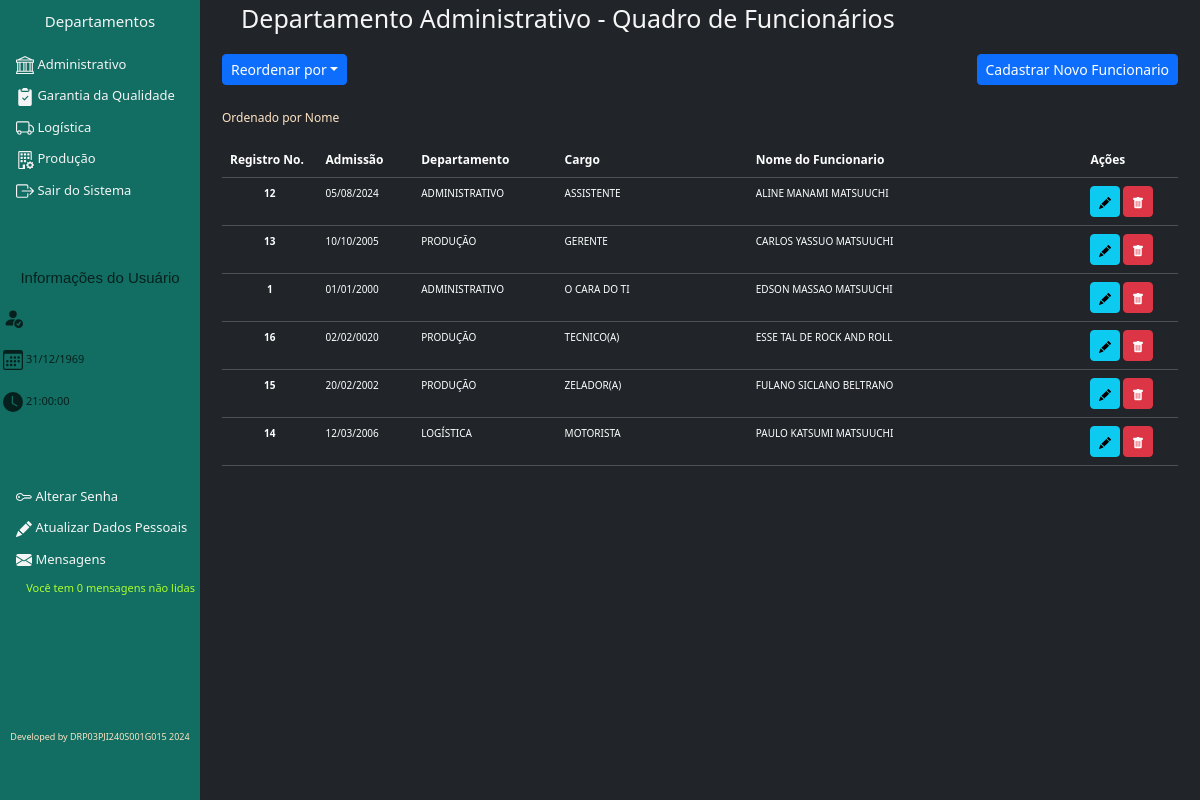
Screenshot of /06QuadroFuncionarios.php with the database file from the repository.
### tables this page shows
CREATE TABLE `quadro_funcionarios` (
  `ID_FUNCIONARIO` int(11) NOT NULL,
  `NOME_FUNCIONARIO` varchar(120) NOT NULL,
  `DATA_ADMISSAO` date NOT NULL,
  `CARGO` varchar(45) NOT NULL,
  `DEPARTAMENTO` varchar(45) NOT NULL,
  `CREDENCIAL` int(2) NOT NULL,
  `USUARIO` varchar(15) NOT NULL,
  `SENHA` varchar(6) NOT NULL,
  `ID_USUARIO` varchar(220) NOT NULL,
  `SENHA_USUARIO` varchar(220) NOT NULL,
  `DATA_NASCIMENTO` date NOT NULL,
  `CPF` varchar(14) DEFAULT NULL,
  `RG` varchar(12) DEFAULT NULL,
  `TELEFONE` varchar(15) DEFAULT NULL,
  `EMAIL` varchar(100) DEFAULT NULL,
  `RUA_RES` varchar(100) DEFAULT NULL,
  `NUM_RES` varchar(10) DEFAULT NULL,
  `COMPLEMENTO` varchar(45) DEFAULT NULL,
  `BAIRRO` varchar(75) DEFAULT NULL,
  `CIDADE` varchar(75) DEFAULT NULL,
  `UF` varchar(2) DEFAULT NULL,
  `RESPONSAVEL_CADASTRO` varchar(120) NOT NULL
);

### 06QuadroFuncionarios.php (the view, shortened to what this page needs)
<?php
include_once 'EstruturaPrincipal.php';
$listar = $connDB->prepare("SELECT * FROM quadro_funcionarios ORDER BY NOME_FUNCIONARIO ASC");
$listar->execute();
?>
  <div class="main">
    <div class="container">
      <p style="margin-left: 2%; font-size: 25px; color: whitesmoke">Departamento Administrativo - Quadro de Funcionários</p>
      <button class="btn btn-sm btn-primary dropdown-toggle" type="button" data-bs-toggle="dropdown" aria-expanded="false">Reordenar por</button>
      <button class="btn btn-sm btn-primary" style="float:right" onclick="location.href='<?php echo $acesso7 ?>'">Cadastrar Novo Funcionario</button><br><br>
      <div class="overflow-auto">
        <table class="table table-dark table-hover">
          <p style="font-size: 12px; color: bisque">Ordenado por Nome</p>
          <thead style="font-size: 12px">
            <tr>
              <th scope="col" style="width: 10%">Registro No.</th>
              <th scope="col" style="width: 10%">Admissão</th>
              <th scope="col" style="width: 15%">Departamento</th>
              <th scope="col" style="width: 20%">Cargo</th>
              <th scope="col" style="width: 35%">Nome do Funcionario</th>
              <th scope="col" style="width: 10%">Ações</th>
            </tr>
          </thead>
          <tbody style="height: 75%; font-size: 10px;">
            <?php while($rowLog = $listar->fetch(PDO::FETCH_ASSOC)){ $id = $rowLog['ID_FUNCIONARIO']; $_SESSION['id_edit'] = $id;?>
            <tr>
              <th style="width: 10%; text-align: center">
                <?php echo $rowLog['ID_FUNCIONARIO']; ?> </th>
              <td style="width: 10%">
                <?php if(!empty($rowLog['DATA_ADMISSAO'])){$dO = $rowLog['DATA_ADMISSAO']; $DO = strtotime($dO); echo date('d/m/Y', $DO);}else{ echo 'Logado';} ?> </td>
              <td style="width: 15%">
                <?php echo $rowLog['DEPARTAMENTO']; ?> </td>
              <td style="width: 15%">
                <?php echo $rowLog['CARGO']; ?> </td>
              <td style="width: 25%">
                <?php echo limitador($rowLog['NOME_FUNCIONARIO'], 80); ?> </td>
              <td style="width: 15%">
                <a class="btn btn-sm btn-info" href="12EditaRegistroFuncionario.php?id=<?php echo $id ?>">
                  </a>
                <a class="btn btn-sm btn-danger" href="">
                  </a>
              </td>
            </tr><?php } ?>
          </tbody>
        </table>
      </div>
    </div>
  </div>

### EstruturaPrincipal.php (style rules this page uses)
.main { margin-left: 200px; padding: 0px 10px; }

### rows the page displays
quadro_funcionarios: ID_FUNCIONARIO "12", DATA_ADMISSAO "05/08/2024", DEPARTAMENTO "ADMINISTRATIVO", CARGO "ASSISTENTE", NOME_FUNCIONARIO "ALINE MANAMI MATSUUCHI"
quadro_funcionarios: ID_FUNCIONARIO "13", DATA_ADMISSAO "10/10/2005", DEPARTAMENTO "PRODUÇÃO", CARGO "GERENTE", NOME_FUNCIONARIO "CARLOS YASSUO MATSUUCHI"
quadro_funcionarios: ID_FUNCIONARIO "1", DATA_ADMISSAO "01/01/2000", DEPARTAMENTO "ADMINISTRATIVO", CARGO "O CARA DO TI", NOME_FUNCIONARIO "EDSON MASSAO MATSUUCHI"
quadro_funcionarios: ID_FUNCIONARIO "16", DATA_ADMISSAO "02/02/0020", DEPARTAMENTO "PRODUÇÃO", CARGO "TECNICO(A)", NOME_FUNCIONARIO "ESSE TAL DE ROCK AND ROLL"
quadro_funcionarios: ID_FUNCIONARIO "15", DATA_ADMISSAO "20/02/2002", DEPARTAMENTO "PRODUÇÃO", CARGO "ZELADOR(A)", NOME_FUNCIONARIO "FULANO SICLANO BELTRANO"
quadro_funcionarios: ID_FUNCIONARIO "14", DATA_ADMISSAO "12/03/2006", DEPARTAMENTO "LOGÍSTICA", CARGO "MOTORISTA", NOME_FUNCIONARIO "PAULO KATSUMI MATSUUCHI"

### other values shown
date('d/m/Y', $dLog) "31/12/1969"
date('H:i:s', $hLog) "21:00:00"
$numMsg "0"
